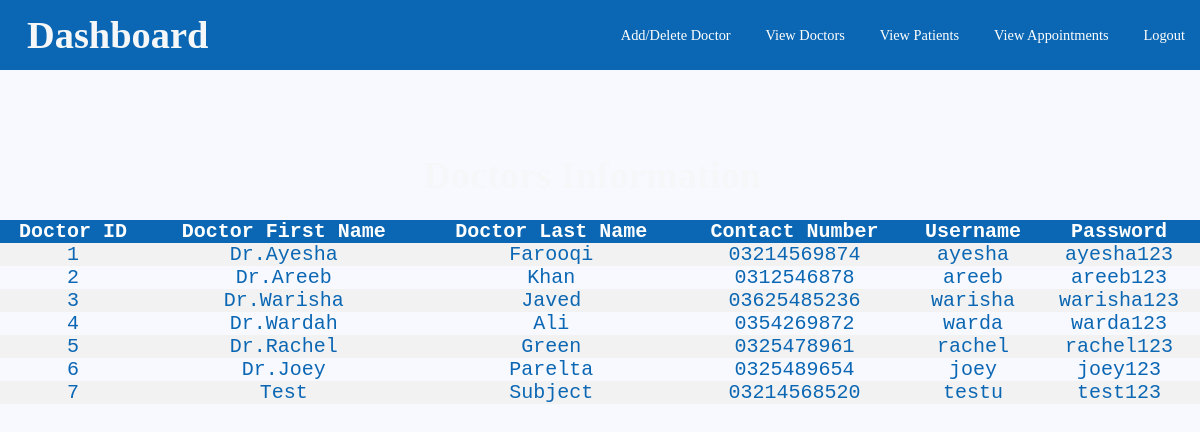
The app's page /viewdoctor.php with its own data.
### tables this page shows
CREATE TABLE `dentist_info` (
  `dentist_id` int(10) UNSIGNED NOT NULL,
  `first_name` varchar(100) NOT NULL,
  `last_name` varchar(100) NOT NULL,
  `phone` varchar(100) NOT NULL,
  `username` varchar(50) NOT NULL,
  `D_password` varchar(50) NOT NULL,
  `category` varchar(100) NOT NULL
);

### viewdoctor.php (the view, shortened to what this page needs)
<?php include 'adminpanel.php'; ?>
<!DOCTYPE html>
<html>
<head>
	<link rel="stylesheet"  href="style5.css" type="text/css">
</head>
<header>
	<h1>Dashboard</h1>
		<nav>
		<ul>
			<li><a href="admin-index.php">Add/Delete Doctor</a></li>
			<li><a href="viewdoctor.php">View Doctors</a></li>
			<li><a href=" viewpatients.php">View Patients</a></li>
			<li><a href="viewappointments.php">View Appointments</a></li>
			<li><a href="Doctorpatient.php">Logout</a></li>
		</ul>
	</nav>
</header>
<body>
	<h1 style="margin-left:35% ;margin-top:80px"   class="asd">Doctors Information</h1>
	<table class="table4">
		<tr>
		<th>Doctor ID</th>
		<th>Doctor First Name</th>
		<th>Doctor Last Name</th>
		<th>Contact Number</th>
		<th>Username</th>
		<th>Password</th>
		</tr>
		<?php $sql3="SELECT  * FROM  dentist_info " ;
		$result3 = $conn->query($sql3);
		if(mysqli_num_rows($result3)>=1){
			while ($row3=$result3->fetch_assoc()) {
				echo "<tr><td>".$row3["dentist_id"]."</td><td>".$row3["first_name"]."</td><td>".$row3['last_name']."</td><td>".$row3['phone']."</td><td>".$row3["username"]."</td><td>".$row3["D_password"]."</td></tr>";
			}
			echo "</table";
		}
		?>
	</table>
</body>
</html>

### style5.css (style rules this page uses)
body,html { margin: 0; padding: 0; font-family: "Times New Roman", Times, serif; }
header { width: 100%; height: 70px; background-color: #0b67b3; font-family: "Times New Roman", Times, serif; }
h1 { position: absolute; padding: 3px; float: left; margin-left: 2%; margin-top: 10px; font-family: "Times New Roman", Times, serif; color: #f5f7f8; }
ul { width: auto; float: right; margin-top: 8px; font-family: "Times New Roman", Times, serif; }
li { display: inline-block; padding: 15px 15px; }
a { text-align: center; color: #ffffff; text-decoration: none; font-family: "Times New Roman", Times, serif; font-size: 1.2vw; }
* { margin: 0px; padding: 0px; font-family: 'Poppins' sans-serif; }
body { font-size: 120%; background: #F8F8FF; }
.table4 { border-collapse: collapse; width: 100%; color: #0b67b3; font-family: monospace; font-size: 20px; text-align: center; margin-top:150px; padding: 0; }
th { background-color: #0b67b3; color: white; width: auto; }
tr:nth-child(even) { background-color: #f2f2f2; width: auto; }

### records on screen
dentist_info: dentist_id "1", first_name "Dr.Ayesha", last_name "Farooqi", phone "03214569874", username "ayesha", D_password "ayesha123"
dentist_info: dentist_id "2", first_name "Dr.Areeb", last_name "Khan", phone "0312546878", username "areeb", D_password "areeb123"
dentist_info: dentist_id "3", first_name "Dr.Warisha", last_name "Javed", phone "03625485236", username "warisha", D_password "warisha123"
dentist_info: dentist_id "4", first_name "Dr.Wardah", last_name "Ali", phone "0354269872", username "warda", D_password "warda123"
dentist_info: dentist_id "5", first_name "Dr.Rachel", last_name "Green", phone "0325478961", username "rachel", D_password "rachel123"
dentist_info: dentist_id "6", first_name "Dr.Joey", last_name "Parelta", phone "0325489654", username "joey", D_password "joey123"
dentist_info: dentist_id "7", first_name "Test", last_name "Subject", phone "03214568520", username "testu", D_password "test123"
